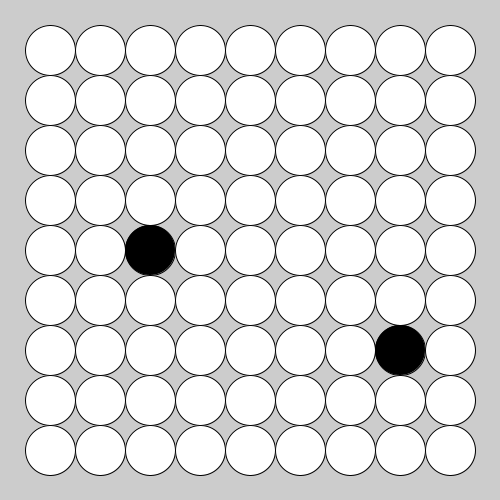
Frame 1 (no input)
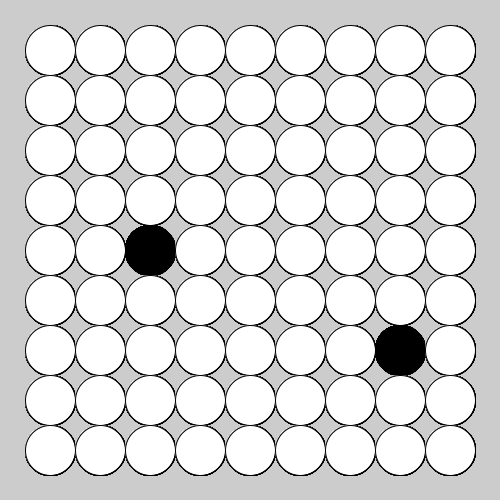
Frame 60 (the mouse pressed at the canvas centre just before this capture)
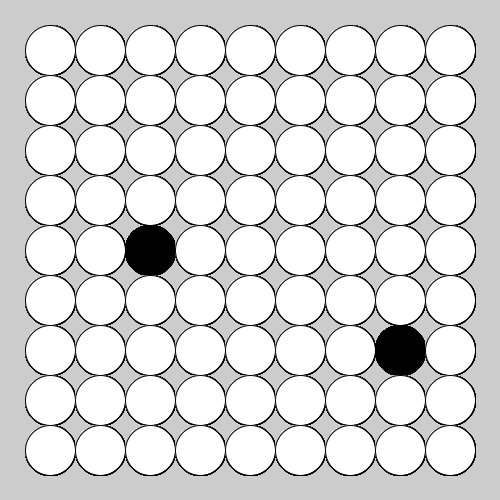
Frame 120 (the mouse held since frame 60 and released just before this capture)

The Processing sketch that drew these frames (run headless with seeded random() and noise(); from frame 60 on, the mouse is pressed at the canvas centre):

// Processing sketch: week04_6_simple_go_array
// ── week04_6_simple_go_array.pde
void setup(){
  size(500,500);
}
int [][] go ={
  {0,0,0,0,0,0,0,0,0},
  {0,0,0,0,0,0,0,0,0},
  {0,0,0,0,0,0,0,0,0},
  {0,0,0,0,0,0,0,0,0},
  {0,0,1,0,0,0,0,0,0},  
  {0,0,0,0,0,0,0,0,0},
  {0,0,0,0,0,0,0,1,0},
  {0,0,0,0,0,0,0,0,0},
  {0,0,0,0,0,0,0,0,0},
};
void draw(){
  for(int i=0; i<9; i++){    //對應y座標
    for(int j=0; j<9; j++){  //對應x座標
      if(go[i][j]==1) fill(0);
      else fill(255);
      ellipse(50+j*50, 50+i*50, 50, 50);
    }
  }
}
